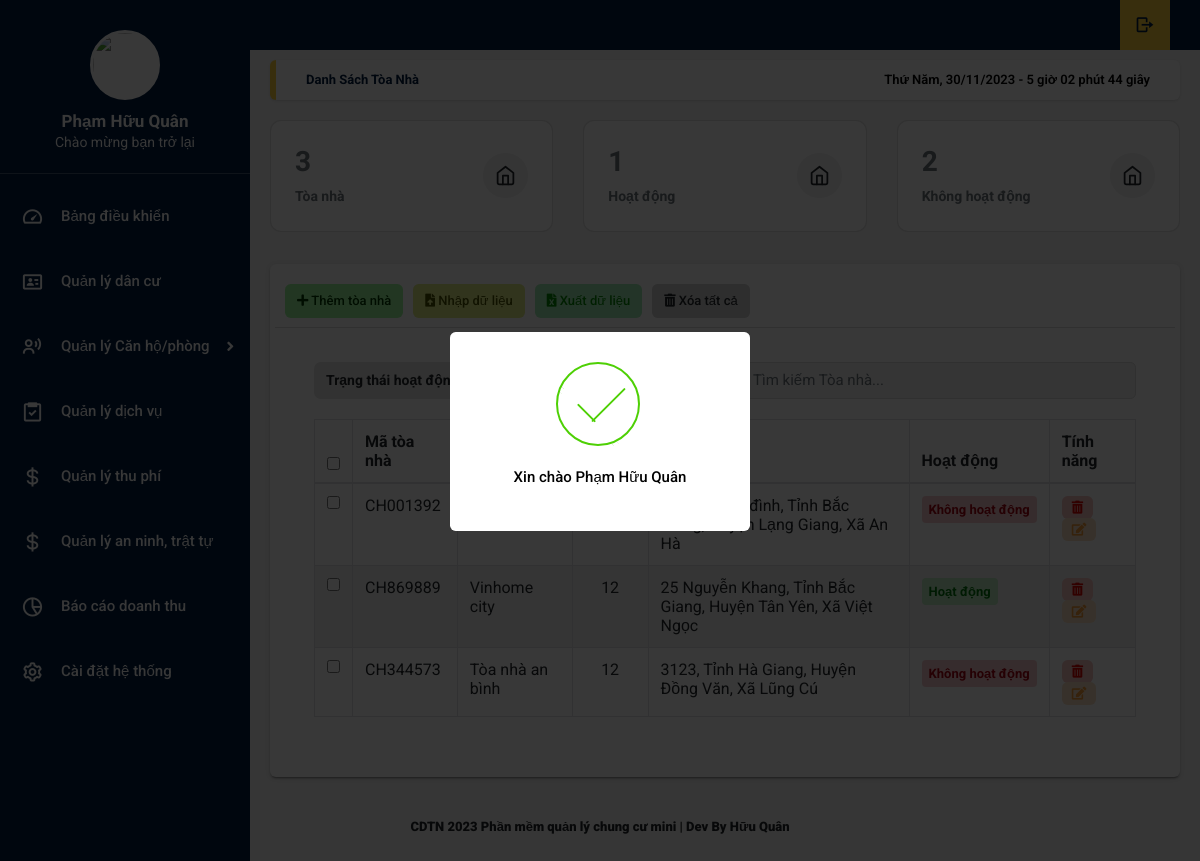
/home.php?title=toanha (signed in), run on an earlier commit of the app's database.
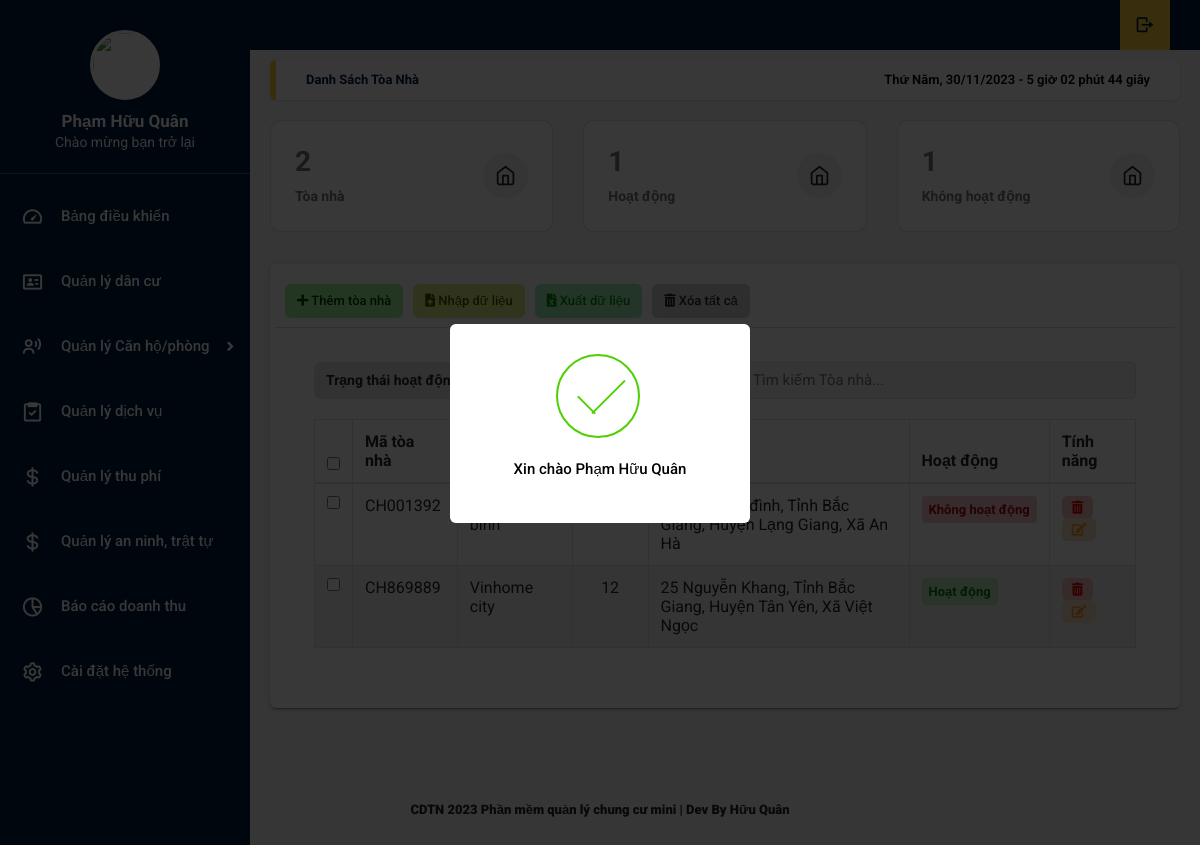
And on a later commit of the database.
### tables this page shows
CREATE TABLE `tb_toanha` (
  `id_toanha` int(11) NOT NULL,
  `ten_toanha` varchar(50) NOT NULL,
  `ma_toanha` varchar(50) NOT NULL,
  `so_tang` int(11) NOT NULL,
  `trangthai_toanha` int(11) NOT NULL,
  `diachi_chitiet` text NOT NULL,
  `tinhthanh` varchar(50) DEFAULT NULL,
  `quanhuyen` varchar(50) DEFAULT NULL,
  `phuongxa` varchar(50) DEFAULT NULL
);

### doc/main/danh_sach_toanha.php (the view, shortened to what this page needs)
<?php
  $sqlcount = "SELECT COUNT(*) FROM tb_toanha;";
  $sqlcountON = "SELECT COUNT(*) FROM tb_toanha WHERE tb_toanha.trangthai_toanha = 1;";
  $sqlcountOFF = "SELECT COUNT(*) FROM tb_toanha WHERE tb_toanha.trangthai_toanha = 0;";
  $querycount = mysqli_query($conn, $sqlcount);
  $querycountON = mysqli_query($conn, $sqlcountON);
  $querycountOFF = mysqli_query($conn, $sqlcountOFF);
  $count = mysqli_fetch_array($querycount);
  $countON = mysqli_fetch_array($querycountON);
  $countOFF = mysqli_fetch_array($querycountOFF);
?>
<main class="app-content">
<div class="app-title">
      <ul class="app-breadcrumb breadcrumb side">
        <li class="breadcrumb-item active"><a href="#"><b>Danh sách tòa nhà</a></li>
      </ul>
      <div id="clock"></div>
    </div>
<div data-v-3893a66a="" class="row match-height">
      <div data-v-3893a66a="" class="col-sm-4 col-12">
        <div data-v-3893a66a="" class="card">
          <div class="card-body d-flex justify-content-between align-items-center">
            <div class="truncate">
              <h2 class="mb-25 font-weight-bolder text-secondary"> <?php echo $count['COUNT(*)'] ?> </h2>
              <span class="text-secondary">Tòa nhà</span>
            </div>
            <span class="b-avatar badge-light-secondary rounded-circle" style="width: 45px; height: 45px;">
              <span class="b-avatar-custom">
              </span>
            </span>
          </div>
        </div>
      </div>
      <div data-v-3893a66a="" class="col-sm-4 col-12">
        <div data-v-3893a66a="" class="card">
          <div class="card-body d-flex justify-content-between align-items-center">
            <div class="truncate">
              <h2 class="mb-25 font-weight-bolder text-secondary"> <?php echo $countON['COUNT(*)'] ?> </h2>
              <span class="text-secondary">Hoạt động</span>
            </div>
            <span class="b-avatar badge-light-secondary rounded-circle" style="width: 45px; height: 45px;">
              <span class="b-avatar-custom">
              </span>
            </span>
          </div>
        </div>
      </div>
      <div data-v-3893a66a="" class="col-sm-4 col-12">
        <div data-v-3893a66a="" class="card">
          <div class="card-body d-flex justify-content-between align-items-center">
            <div class="truncate">
              <h2 class="mb-25 font-weight-bolder text-secondary"> <?php echo $countOFF['COUNT(*)'] ?> </h2>
              <span class="text-secondary">Không hoạt động</span>
            </div>
            <span class="b-avatar badge-light-secondary rounded-circle" style="width: 45px; height: 45px;">
              <span class="b-avatar-custom">
              </span>
            </span>
          </div>
        </div>
      </div>
    </div>
    <div class="row">
      <div class="col-md-12">
        <div class="tile">
          <div class="tile-body">
            <div class="row element-button">
              <div class="col-sm-2">
                <a class="btn btn-add btn-sm" href="#" title="Thêm"><i class="fas fa-plus"></i>
                  Thêm tòa nhà</a>
              </div>
              <div class="col-sm-2">
                <a class="btn btn-delete btn-sm nhap-tu-file" type="button" title="Nhập" onclick="myFunction(this)"><i
                    class="fas fa-file-upload"></i> Nhập dữ liệu</a>
              </div>
              <div class="col-sm-2">
                <a class="btn btn-excel btn-sm" href="" title="In"><i class="fas fa-file-excel"></i> Xuất dữ liệu</a>
              </div>
              <div class="col-sm-2">
                <a class="btn btn-delete btn-sm" type="button" title="Xóa" onclick="myFunction(this)"><i
                    class="fas fa-trash-alt"></i> Xóa tất cả </a>
              </div>
            </div>
            <div class="card-body">
            <div data-v-7f820fac="" class="row search-form">
              <div class="col-md-6 statustoanha">
                                   <div class="select-btn">
                                      <span>Trạng thái hoạt động</span>
                                  </div>
                </div>
              <div data-v-7f820fac="" class="col-md-6 search-input-building">
                <input data-v-7f820fac="" type="text" placeholder="Tìm kiếm Tòa nhà..." class="form-control" id="__BVID__395">
              </div>
            </div>
            <table class="table table-hover table-bordered js-copytextarea" cellpadding="0" cellspacing="0" border="0" id="">
              <thead>
                      <tr>
                        <th width="10"><input type="checkbox" id="all"></th>
                        <th width="110">Mã tòa nhà</th>
                        <th width="150">Tên tòa nhà</th>
                        <th width="100" class="text-center">Số tầng</th>
                        <th width="500">Địa chỉ</th>
                        <th width="110">Hoạt động</th>
                        <th width="120">Tính năng</th>
                      </tr>
                    </thead>
                  <tbody id="tbhtml">
                    <?php
                      $sql = "SELECT tb_toanha.*, COUNT(tb_canho_phong.id_canho_phong) AS so_luong_phong
                      FROM tb_toanha
                      LEFT JOIN tb_canho_phong ON tb_toanha.id_toanha = tb_canho_phong.id_toanha
                      GROUP BY tb_toanha.id_toanha;";
                        $query = mysqli_query($conn, $sql);
                        if(mysqli_num_rows($query) > 0){
                        while ($row = mysqli_fetch_array($query)) {
                      ?>
                      <tr id="row_<?php echo $row['id_toanha']; ?>">
                        <td width="10"><input type="checkbox" name="check1" value="1"></td>
                        <td class="ma_toanha"><?php echo $row['ma_toanha']; ?></td>
                        <td class="ten_toanha"><?php echo $row['ten_toanha']; ?></td>
                        <td class="text-center so_tang" ><?php echo $row['so_tang']; ?></td>
                        <td class="diachi_chitiet">
                          <?php
                                $showaddress = array();
                          if (!empty($row['diachi_chitiet'])) {
                                  $showaddress[] = $row['diachi_chitiet'];
                              }
                              if (!empty($row['tinhthanh'])) {
                                  $showaddress[] = $row['tinhthanh'];
                              }
                              if (!empty($row['quanhuyen'])) {
                                  $showaddress[] = $row['quanhuyen'];
                              }
                              if (!empty($row['phuongxa'])) {
                                  $showaddress[] = $row['phuongxa'];
                              }
                              $show_address = implode(', ', $showaddress);
                              echo $show_address;
                          ?>
                        </td>
                        <td class="trangthai_toanha">
                          <?php
                          if($row['trangthai_toanha'] == 1){
                            echo '<span class="badge bg-success" style="font-size: 13px;"><b class="span_pending">Hoạt động</b></span>';
                          }else if($row['trangthai_toanha'] == 0){
                            echo '<span class="badge bg-danger" style="font-size: 13px;"><b class="span_pending">Không hoạt động</b></span>';
                          }
                          ?>
                        </td>
                        <td class="table-td-center">
                          <button class="btn btn-primary btn-sm trash" type="button" title="Xóa" id="btn-delete" data-id="<?php echo $row['id_toanha']  ?>"><i class="fas fa-trash-alt"></i>
                          </button>
                          <button class="btn btn-primary btn-sm edit" type="button" title="Sửa" id="btn-edit"
                            data-toggle="modal" data-target="#ModalUP" data-id="<?php echo $row['id_toanha']?>"><i class="fas fa-edit"></i>
                          </button>
                        </td>
                      </tr>
                      <?php
                      }
                    }else{
                        echo '<td valign="top" colspan="10" class="dataTables_empty" style="text-align: center;">Không tìm thấy kết quả</td>';
                    }
                      ?>
                  </tbody>
                </table>
              </div>
          </div>
        </div>
      </div>
    </div>
</main>

### home.php (shortened to what this page needs)
<!DOCTYPE html>
<html lang="en">
<head>
  <link rel="stylesheet" type="text/css" href="css/main.css">
  <link rel="stylesheet" type="text/css" href="css/chunk-fdbc685e.f4f760a7.css">
  <link rel="stylesheet" href="https://cdnjs.cloudflare.com/ajax/libs/jquery-confirm/3.3.2/jquery-confirm.min.css">
  <link rel="stylesheet" href="https://cdn.jsdelivr.net/npm/boxicons@latest/css/boxicons.min.css">
  <link rel="stylesheet" href="https://unpkg.com/boxicons@latest/css/boxicons.min.css">
  <link rel="stylesheet" type="text/css" href="https://maxcdn.bootstrapcdn.com/font-awesome/4.7.0/css/font-awesome.min.css">
  <link rel="stylesheet" href="https://use.fontawesome.com/releases/v5.8.2/css/all.css">
  <link rel="stylesheet" href="https://cdn.jsdelivr.net/npm/bootstrap-select@1.13.14/dist/css/bootstrap-select.min.css">
</head>
<body onload="time()" class="app sidebar-mini rtl">
<?php
            include("doc/header.php");
            include("doc/sidebar.php");
            include("doc/main.php");
            include("doc/footer.php");
?>
</body>
</html>

### doc/header.php (shortened to what this page needs)
<header class="app-header">
    <ul class="app-nav">
      <li><a class="app-nav__item" href="../components/logout.php"><i class='bx bx-log-out bx-rotate-180'></i> </a>
      </li>
    </ul>
  </header>

### doc/sidebar.php (shortened to what this page needs)
<aside class="app-sidebar">
  <div class="app-sidebar__user"><img class="app-sidebar__user-avatar" src="/images/<?php echo $_SESSION['hinh_anh']?>" width="50px"
      alt="User Image">
    <div>
      <p class="app-sidebar__user-name"><b><?php echo $_SESSION['ten_hien_thi'] ?></b></p>
      <p class="app-sidebar__user-designation">Chào mừng bạn trở lại</p>
    </div>
  </div>
  <hr>
  <ul class="app-menu">
    <li>
          <a class="app-menu__item" href="">
                <i class='app-menu__icon bx bx-tachometer'></i>
          <span class="app-menu__label">Bảng điều khiển</span></a>
    </li>
    <li>
          <a class="app-menu__item " href="../home.php?title=quanlydancu">
                <i class='app-menu__icon bx bx-id-card'></i>
          <span class="app-menu__label">Quản lý dân cư</span></a>
    </li>
    <li>
          <a class="app-menu__item sub-btn" href="#">
                <i class='app-menu__icon bx bx-user-voice'></i>
                <span class="app-menu__label">Quản lý Căn hộ/phòng</span>
                <i class="fas fa-angle-right dropdown"></i>
          </a>
    </li>
    <li>
          <a class="app-menu__item" href="../home.php?title=quanlydichvu">
                <i class='app-menu__icon bx bx-task'></i>
          <span class="app-menu__label">Quản lý dịch vụ</span></a>
    </li>
    <li>
          <a class="app-menu__item" href="../home.php?title=quanlythuphi">
          <i class='app-menu__icon bx bx-dollar'></i>
          <span class="app-menu__label">Quản lý thu phí</span></a>
    </li>
    <li>
          <a class="app-menu__item" href="../home.php?title=quanlyanninh_trattu">
                <i class='app-menu__icon bx bx-dollar'></i>
          <span class="app-menu__label">Quản lý an ninh, trật tự</span></a>
    </li>
    <li>
          <a class="app-menu__item" href="quan-ly-bao-cao.html">
                <i class='app-menu__icon bx bx-pie-chart-alt-2'></i>
          <span class="app-menu__label">Báo cáo doanh thu</span></a>
    </li>
    <li>
          <a class="app-menu__item" href="#">
                <i class='app-menu__icon bx bx-cog'></i>
          <span class="app-menu__label">Cài đặt hệ thống</span></a>
    </li>
  </ul>
</aside>

### doc/main.php
<?php
            if(isset($_GET['title'])){
                $tam = $_GET['title'];
                if($tam == "toanha"){
                    include("main/danh_sach_toanha.php");
                }else if($tam == "quanlydancu"){
                    include("main/danh_sach_dancu.php");
                }else if($tam == "quanlydichvu"){
                    include("main/danh_sach_dichvu.php");
                }else if($tam == "quanlythuphi"){
                    include("main/danh_sach_hoadon.php");
                }else if($tam == "quanlyanninh_trattu"){
                    include("main/danh_sach_aninh_tratu.php");
                }else if($tam == "canho_phong"){
                    include("main/danh_sach_canho_phong.php");
                }else if($tam == "taisan"){
                    include("main/danh_sach_taisan.php");
                }else if($tam == "baotrisuachua"){
                    include("main/danh_sach_baotrisuachua.php");
                }
            }else{
                $tam = '';
                include("main/index.php");
            }

### doc/footer.php (shortened to what this page needs)
<footer>
  <div class="text-center" style="font-size: 13px">
      <p><b>CDTN
           Phần mềm quản lý chung cư mini | Dev By Hữu Quân
        </b></p>
    </div>
</footer>

What changed in the data, as far as the page shows it:
removed tb_toanha: ma_toanha "CH344573", ten_toanha "Tòa nhà an bình", so_tang "12", show_address "3123, Tỉnh Hà Giang, Huyện Đồng Văn, Xã Lũng Cú", trangthai_toanha "Không hoạt động"
Also different on the page:
$count['COUNT(*)']: "3" → "2"
$countOFF['COUNT(*)']: "2" → "1"
